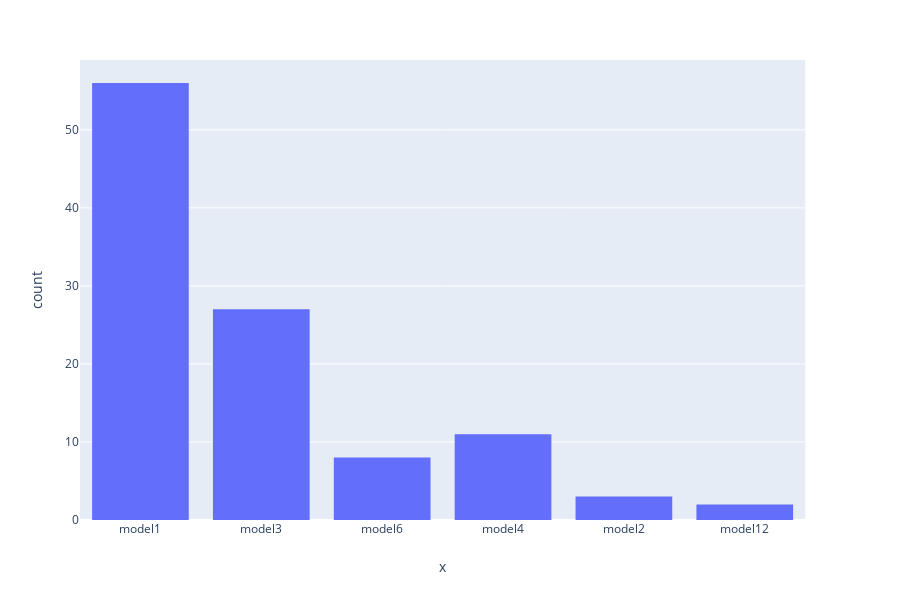

The cell this chart's notebook holds for it:
### Code cell
fig = px.histogram(tips, x=complaint3["Model"])
fig.show()

### Figure 1 — Plotly figure (JSON) as saved in the notebook; plotly's stock layout.template omitted (floating-point values rounded to 4 significant figures)
{"data": [{"alignmentgroup": "True", "bingroup": "x", "hoverlabel": {"namelength": 0}, "hovertemplate": "x=%{x}<br>count=%{y}", "legendgroup": "", "marker": {"color": "#636efa"}, "name": "", "offsetgroup": "", "orientation": "v", "showlegend": false, "type": "histogram", "x": ["model1", "model3", "model1", "model1", "model1", "model3", "model1", "model1", "model6", "model3", "model1", "model1", "model1", "model1", "model1", "model4", "model1", "model1", "model3", "model3", "model1", "model1", "model1", "model4", "model3", "model1", "model3", "model2", "model3", "model1", "model3", "model1", "model1", "model1", "model3", "model1", "model6", "model12", "model3", "model3", "model1", "model12", "model1", "model1", "model3", "model4", "model3", "model1", "model1", "model1", "model4", "model4", "model1", "model4", "model1", "model1", "model1", "model1", "model6", "model1", "model1", "model1", "model3", "model3", "model1", "model6", "model2", "model1", "model1", "model3", "model1", "model1", "model4", "model3", "model6", "model3", "model6", "model1", "model3", "model1", "model4", "model1", "model3", "model1", "model1", "model3", "model1", "model1", "model1", "model1", "model1", "model1", "model3", "model1", "model2", "model3", "model3", "model4", "model6", "model1", "model1", "model4", "model3", "model4", "model6", "model3", "model1"], "xaxis": "x", "yaxis": "y"}], "layout": {"barmode": "relative", "height": 600, "legend": {"tracegroupgap": 0}, "margin": {"t": 60}, "xaxis": {"anchor": "y", "domain": [0, 0.98], "title": {"text": "x"}}, "yaxis": {"anchor": "x", "domain": [0, 1], "title": {"text": "count"}}}}
